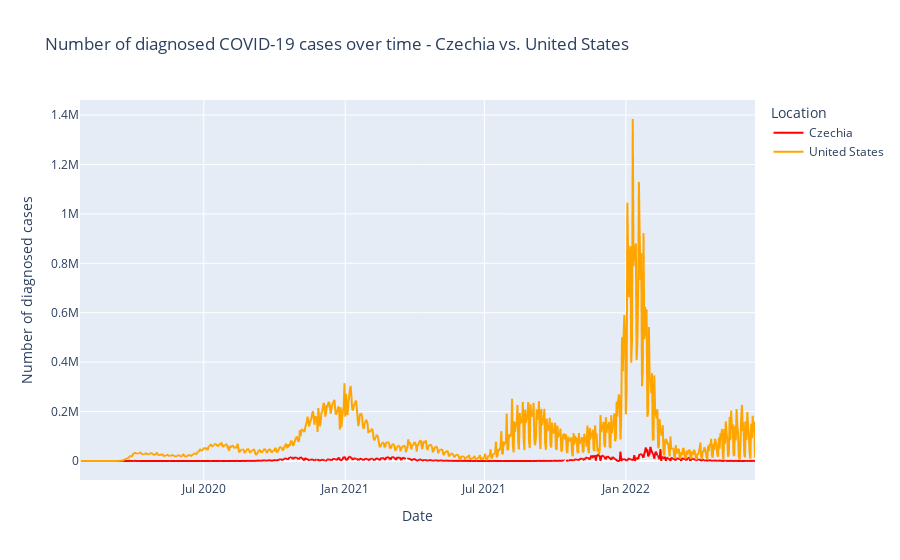

Notebook code for this chart:
### Code cell
fig = px.line(df_new_cases, 
              x="date", 
              y="new_cases", 
              title= 'Number of diagnosed COVID-19 cases over time - Czechia vs. United States',
              color="location",
              color_discrete_sequence=["red", "orange"],
              labels={'date' : 'Date', 'new_cases' : 'Number of diagnosed cases', 'location' : 'Location'})
fig.show()

### Figure 1 — Plotly figure (JSON) as saved in the notebook; plotly's stock layout.template omitted (floating-point values rounded to 4 significant figures; data arrays with more than 128 entries replaced by an {"elided": "..."} marker saying what was removed)
{"data": [{"hovertemplate": "Location=Czechia<br>Date=%{x}<br>Number of diagnosed cases=%{y}<extra></extra>", "legendgroup": "Czechia", "line": {"color": "red", "dash": "solid"}, "marker": {"symbol": "circle"}, "mode": "lines", "name": "Czechia", "showlegend": true, "type": "scattergl", "x": {"elided": "840 str values"}, "xaxis": "x", "y": {"elided": "840 float values"}, "yaxis": "y"}, {"hovertemplate": "Location=United States<br>Date=%{x}<br>Number of diagnosed cases=%{y}<extra></extra>", "legendgroup": "United States", "line": {"color": "orange", "dash": "solid"}, "marker": {"symbol": "circle"}, "mode": "lines", "name": "United States", "showlegend": true, "type": "scattergl", "x": {"elided": "879 str values"}, "xaxis": "x", "y": {"elided": "879 float values"}, "yaxis": "y"}], "layout": {"legend": {"title": {"text": "Location"}, "tracegroupgap": 0}, "title": {"text": "Number of diagnosed COVID-19 cases over time - Czechia vs. United States"}, "xaxis": {"anchor": "y", "domain": [0, 1], "title": {"text": "Date"}}, "yaxis": {"anchor": "x", "domain": [0, 1], "title": {"text": "Number of diagnosed cases"}}}}
